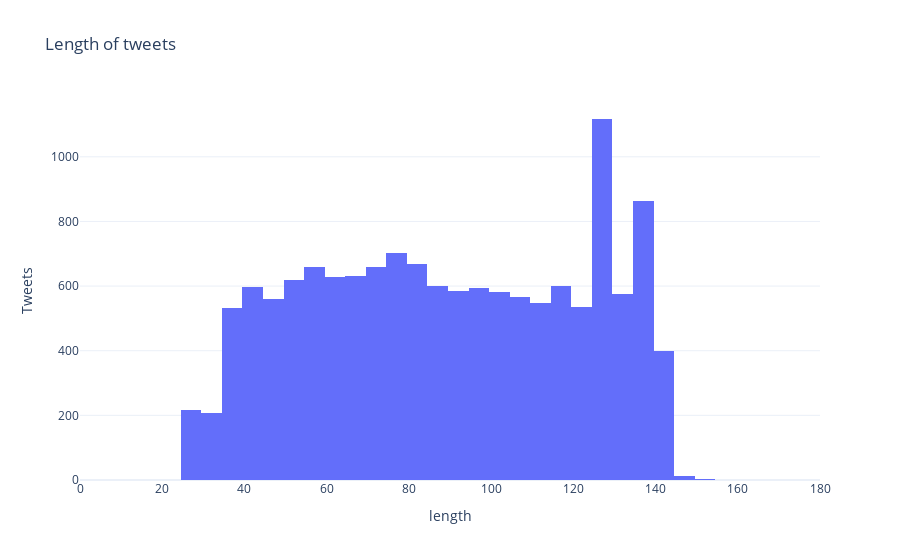

Notebook source saved alongside this figure:
### Code cell
fig.update_layout(xaxis_range=[0,180])
fig.show()

### Figure 1 — Plotly figure (JSON) as saved in the notebook; plotly's stock layout.template omitted (floating-point values rounded to 4 significant figures; data arrays with more than 128 entries replaced by an {"elided": "..."} marker saying what was removed)
{"data": [{"alignmentgroup": "True", "bingroup": "x", "hovertemplate": "length=%{x}<br>count=%{y}<extra></extra>", "legendgroup": "", "marker": {"color": "#636efa"}, "name": "", "offsetgroup": "", "orientation": "v", "showlegend": false, "type": "histogram", "x": {"elided": "14277 int values"}, "xaxis": "x", "yaxis": "y"}], "layout": {"barmode": "relative", "legend": {"tracegroupgap": 0}, "title": {"text": "Length of tweets"}, "xaxis": {"anchor": "y", "categoryorder": "category descending", "domain": [0, 1], "range": [0, 180], "title": {"text": "length"}}, "yaxis": {"anchor": "x", "domain": [0, 1], "title": {"text": "Tweets"}}}}
